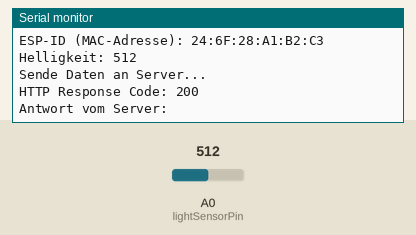
The sketch below on a simulated ESP8266 (NodeMCU). On the bench: the last lines printed to the serial monitor. The test bench sets the inputs (shaded band); at power-on: A0 (lightSensorPin) = 512. WiFi joins after 1.5 s; servers stay silent unless stated; uploads are accepted with an empty reply.

Above: at 2.7 s.
2.8 s: A0 (lightSensorPin) set to 716
At 11.86 s:
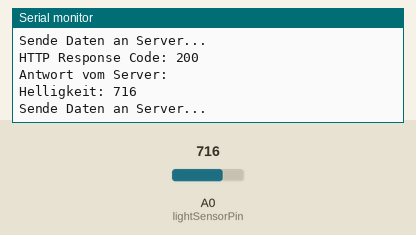
13.0 s: A0 (lightSensorPin) set to 900
At 22.06 s:
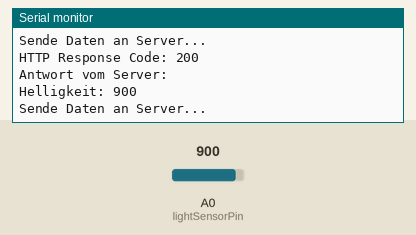

The sketch:

arduino.ino
```cpp
#include <ESP8266WiFi.h>
#include <ESP8266HTTPClient.h>

// WLAN-Einstellungen
const char* ssid = "Your_SSID";       // Hier deinen WLAN-Namen eintragen
const char* password = "Your_PASSWORD"; // Hier dein WLAN-Passwort eintragen

// Sensor-Pin
const int lightSensorPin = A0;    // Lichtsensor am analogen Pin A0

// Ersetzen der festen ESP-ID durch die MAC-Adresse
String espId = WiFi.macAddress(); // MAC-Adresse als eindeutige ID verwenden

void setup() {
    Serial.begin(115200);

    // Mit WLAN verbinden (Stationsmodus)
    WiFi.mode(WIFI_STA);
    WiFi.begin(ssid, password);

    Serial.print("Verbinde mit WLAN");
    while (WiFi.status() != WL_CONNECTED) {
        delay(500);
        Serial.print(".");
    }

    Serial.println("\nVerbunden mit WLAN!");
    Serial.print("IP-Adresse: ");
    Serial.println(WiFi.localIP());

    // MAC-Adresse ausgeben
    Serial.print("ESP-ID (MAC-Adresse): ");
    Serial.println(espId);
}

void loop() {
    if (WiFi.status() == WL_CONNECTED) {
        // Lichtwert vom Sensor lesen
        int lightLevel = analogRead(lightSensorPin);

        // Lichtwert ausgeben
        Serial.print("Helligkeit: ");
        Serial.println(lightLevel);

        // HTTP-Client und WiFiClient erstellen
        WiFiClient client;
        HTTPClient http;

        // Verbindung zum Server herstellen
        http.begin(client, "http://3r6nuss.de:7456/esp_server/sensor_data.php");

        // Header für POST-Anfrage setzen
        http.addHeader("Content-Type", "application/x-www-form-urlencoded");

        // POST-Anfrage mit Lichtwert und MAC-Adresse vorbereiten
        String postData = "light_level=" + String(lightLevel) + "&esp_id=" + espId;

        // Anfrage senden
        Serial.println("Sende Daten an Server...");
        int httpResponseCode = http.POST(postData);

        if (httpResponseCode > 0) {
            String response = http.getString();
            Serial.println("HTTP Response Code: " + String(httpResponseCode));
            Serial.println("Antwort vom Server: " + response);
        } else {
            Serial.print("Fehler bei HTTP-Anfrage: ");
            Serial.println(httpResponseCode);
        }

        http.end(); // Verbindung schließen
    } else {
        Serial.println("WLAN-Verbindung verloren");
    }

    delay(10000); // 10 Sekunden warten bis zur nächsten Messung
}
```

Measured:
- after the input at 2.8 s, the serial monitor: prints a new line after 8.9 s (image 1)
- after the input at 13.0 s, the serial monitor: prints a new line after 8.9 s (image 2)
